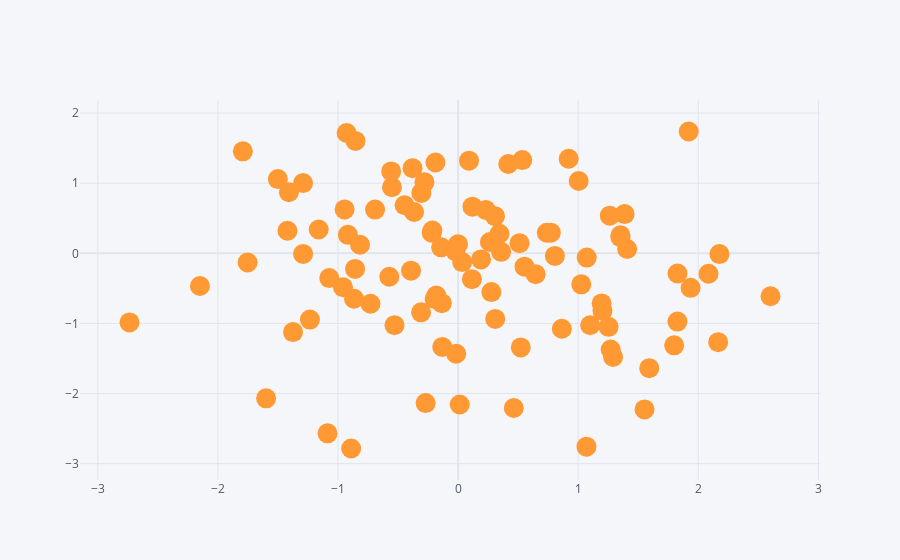

Notebook code cell kept with this figure:
### Code cell
df.iplot(kind='scatter',x='A',y='B',mode='markers',size=20)
